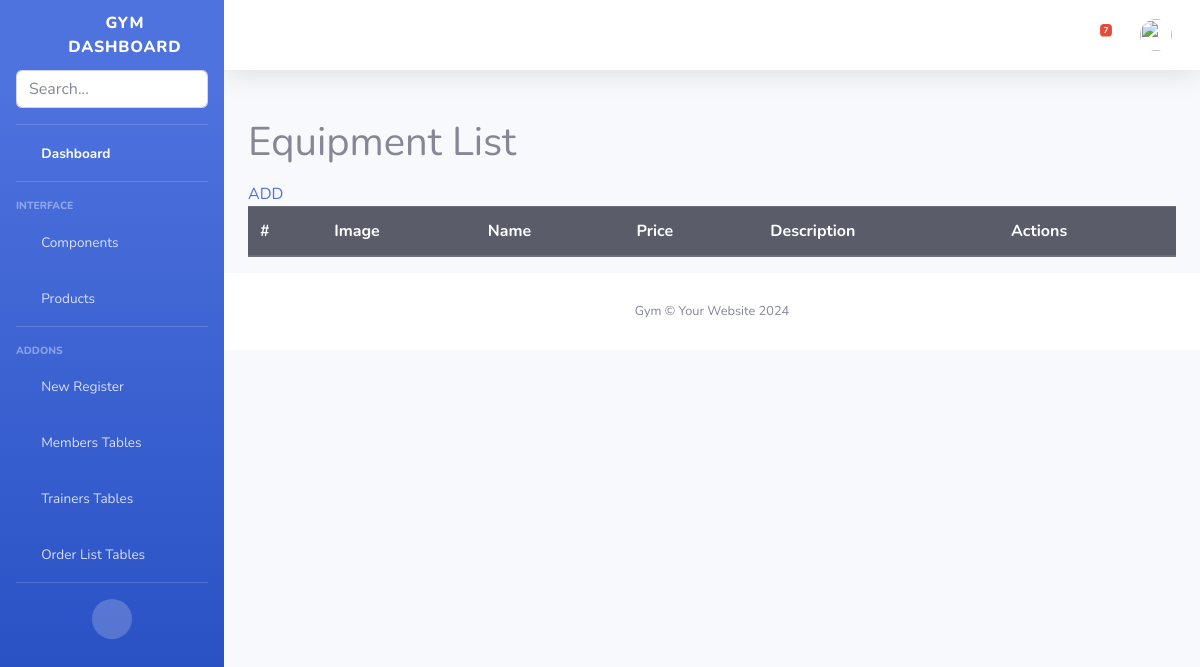
The app's page /equipment_list, older data.
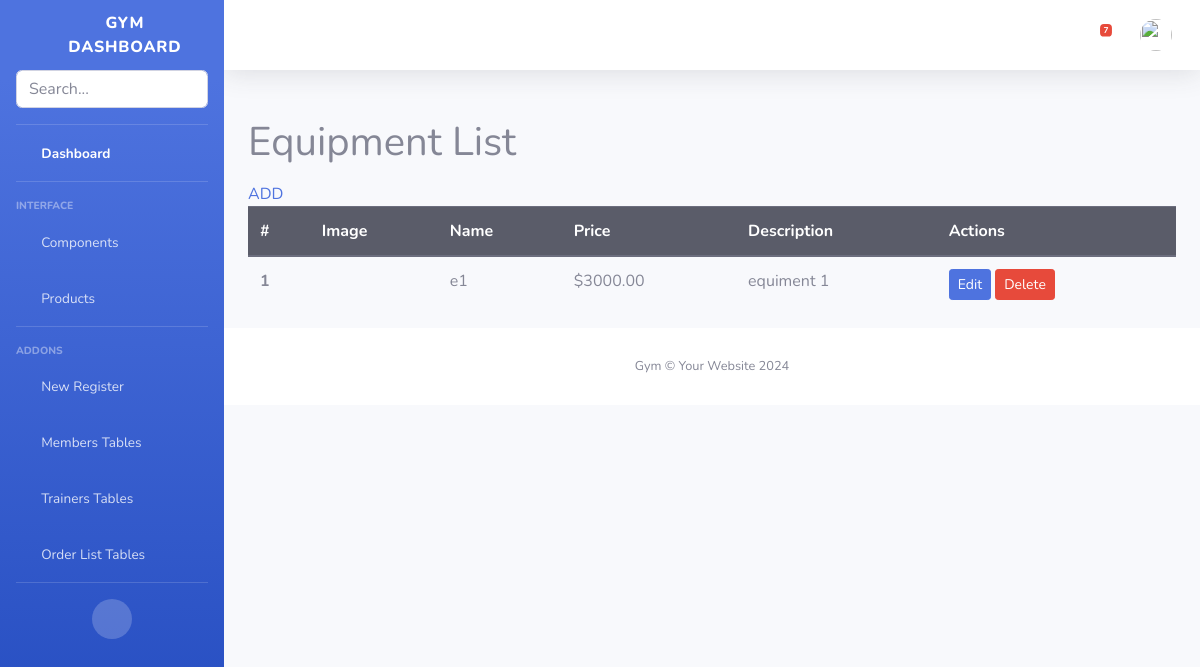
The same page, newer data.
### gymapp/models.py (models this page shows)
class equipment(models.Model):
    ename = models.CharField(max_length=100)
    eprice = models.DecimalField(max_digits=10, decimal_places=2)
    edetails = models.TextField()
    ecount = models.IntegerField(default=0)  # Example field, you can adjust as needed
    eimage = models.ImageField(upload_to='product_images')

### gymapp/views.py (the view)
# urls.py: path('equipment_list', views.equipment_list, name='equipment_list'),
def equipment_list(request):
    products = equipment.objects.all()
    return render(request, 'back/equipment_list.html', {'equipment': products})

### gymapp/templates/back/equipment_list.html (shortened to what this page needs)
{% extends 'back/admin_base.html' %}
{% load static %}
{% block mainblock %}
<div class="container">
    <h1 class="mt-5 mb-3">Equipment List</h1><a href="{% url 'add_equipment'%}">ADD</a>
    <table class="table">
        <thead class="thead-dark">
            <tr>
                <th scope="col">#</th>
                <th scope="col">Image</th>
                <th scope="col">Name</th>
                <th scope="col">Price</th>
                <th scope="col">Description</th>
                <th scope="col">Actions</th>
            </tr>
        </thead>
        <tbody>
            {% for product in equipment %}
            <tr>
                <th scope="row">{{ forloop.counter }}</th>
                <td>
                </td>
                <td>{{ product.ename }}</td>
                <td>${{ product.eprice }}</td>
                <td>{{ product.edetails }}</td>
                <td>
                    <a href="{% url 'edit_equipment' product.id %}" class="btn btn-primary btn-sm">Edit</a>
                    <a href="{% url 'delete_equipment' product.id %}" class="btn btn-danger btn-sm">Delete</a>
                </td>
            </tr>
        {% endfor %}
        </tbody>
    </table>
</div>
    {% endblock  %}

Row changes from the older to the newer data that the page shows:
added equipment: ename "e1", eprice "3000.00", edetails "equiment 1"
